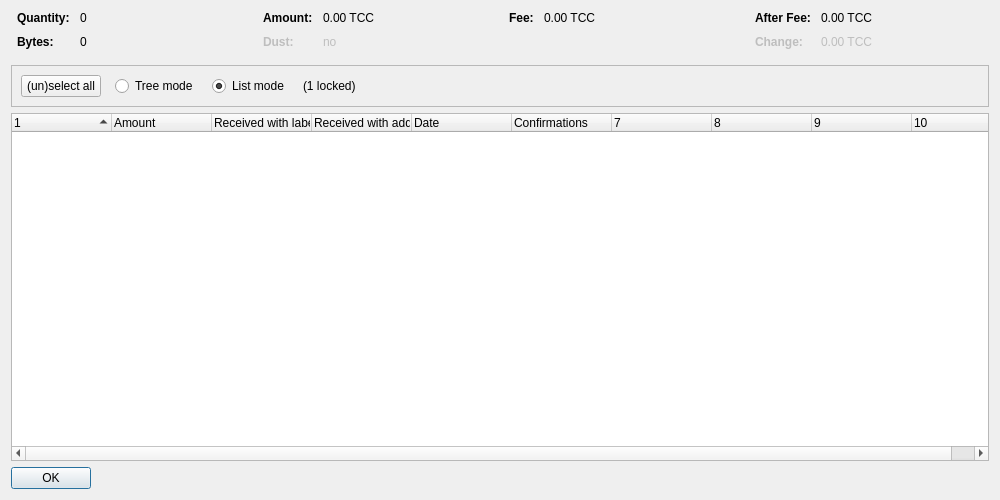
<?xml version="1.0" encoding="UTF-8"?>
<ui version="4.0">
 <class>CoinControlDialog</class>
 <widget class="QDialog" name="CoinControlDialog">
  <property name="geometry">
   <rect>
    <x>0</x>
    <y>0</y>
    <width>1000</width>
    <height>500</height>
   </rect>
  </property>
  <property name="windowTitle">
   <string>Coin Selection</string>
  </property>
  <layout class="QVBoxLayout" name="verticalLayout">
   <item>
    <layout class="QHBoxLayout" name="horizontalLayoutTop" stretch="0,0,0,0">
     <property name="topMargin">
      <number>0</number>
     </property>
     <property name="bottomMargin">
      <number>10</number>
     </property>
     <item>
      <layout class="QFormLayout" name="formLayoutCoinControl1">
       <property name="horizontalSpacing">
        <number>10</number>
       </property>
       <property name="verticalSpacing">
        <number>10</number>
       </property>
       <property name="leftMargin">
        <number>6</number>
       </property>
       <property name="rightMargin">
        <number>6</number>
       </property>
       <item row="0" column="0">
        <widget class="QLabel" name="labelCoinControlQuantityText">
         <property name="font">
          <font>
           <weight>75</weight>
           <bold>true</bold>
          </font>
         </property>
         <property name="text">
          <string>Quantity:</string>
         </property>
        </widget>
       </item>
       <item row="0" column="1">
        <widget class="QLabel" name="labelCoinControlQuantity">
         <property name="cursor">
          <cursorShape>IBeamCursor</cursorShape>
         </property>
         <property name="contextMenuPolicy">
          <enum>Qt::ActionsContextMenu</enum>
         </property>
         <property name="text">
          <string notr="true">0</string>
         </property>
         <property name="textInteractionFlags">
          <set>Qt::LinksAccessibleByMouse|Qt::TextSelectableByKeyboard|Qt::TextSelectableByMouse</set>
         </property>
        </widget>
       </item>
       <item row="1" column="0">
        <widget class="QLabel" name="labelCoinControlBytesText">
         <property name="font">
          <font>
           <weight>75</weight>
           <bold>true</bold>
          </font>
         </property>
         <property name="text">
          <string>Bytes:</string>
         </property>
        </widget>
       </item>
       <item row="1" column="1">
        <widget class="QLabel" name="labelCoinControlBytes">
         <property name="cursor">
          <cursorShape>IBeamCursor</cursorShape>
         </property>
         <property name="contextMenuPolicy">
          <enum>Qt::ActionsContextMenu</enum>
         </property>
         <property name="text">
          <string notr="true">0</string>
         </property>
         <property name="textInteractionFlags">
          <set>Qt::LinksAccessibleByMouse|Qt::TextSelectableByKeyboard|Qt::TextSelectableByMouse</set>
         </property>
        </widget>
       </item>
      </layout>
     </item>
     <item>
      <layout class="QFormLayout" name="formLayoutCoinControl2">
       <property name="horizontalSpacing">
        <number>10</number>
       </property>
       <property name="verticalSpacing">
        <number>10</number>
       </property>
       <property name="leftMargin">
        <number>6</number>
       </property>
       <property name="rightMargin">
        <number>6</number>
       </property>
       <item row="0" column="0">
        <widget class="QLabel" name="labelCoinControlAmountText">
         <property name="font">
          <font>
           <weight>75</weight>
           <bold>true</bold>
          </font>
         </property>
         <property name="text">
          <string>Amount:</string>
         </property>
        </widget>
       </item>
       <item row="0" column="1">
        <widget class="QLabel" name="labelCoinControlAmount">
         <property name="cursor">
          <cursorShape>IBeamCursor</cursorShape>
         </property>
         <property name="contextMenuPolicy">
          <enum>Qt::ActionsContextMenu</enum>
         </property>
         <property name="text">
          <string notr="true">0.00 TCC</string>
         </property>
         <property name="textInteractionFlags">
          <set>Qt::LinksAccessibleByMouse|Qt::TextSelectableByKeyboard|Qt::TextSelectableByMouse</set>
         </property>
        </widget>
       </item>
       <item row="1" column="0">
        <widget class="QLabel" name="labelCoinControlLowOutputText">
         <property name="enabled">
          <bool>false</bool>
         </property>
         <property name="font">
          <font>
           <weight>75</weight>
           <bold>true</bold>
          </font>
         </property>
         <property name="text">
          <string>Dust:</string>
         </property>
        </widget>
       </item>
       <item row="1" column="1">
        <widget class="QLabel" name="labelCoinControlLowOutput">
         <property name="enabled">
          <bool>false</bool>
         </property>
         <property name="cursor">
          <cursorShape>IBeamCursor</cursorShape>
         </property>
         <property name="contextMenuPolicy">
          <enum>Qt::ActionsContextMenu</enum>
         </property>
         <property name="text">
          <string notr="true">no</string>
         </property>
         <property name="textInteractionFlags">
          <set>Qt::LinksAccessibleByMouse|Qt::TextSelectableByKeyboard|Qt::TextSelectableByMouse</set>
         </property>
        </widget>
       </item>
      </layout>
     </item>
     <item>
      <layout class="QFormLayout" name="formLayoutCoinControl3">
       <property name="horizontalSpacing">
        <number>10</number>
       </property>
       <property name="verticalSpacing">
        <number>10</number>
       </property>
       <property name="leftMargin">
        <number>6</number>
       </property>
       <property name="rightMargin">
        <number>6</number>
       </property>
       <item row="0" column="0">
        <widget class="QLabel" name="labelCoinControlFeeText">
         <property name="font">
          <font>
           <weight>75</weight>
           <bold>true</bold>
          </font>
         </property>
         <property name="text">
          <string>Fee:</string>
         </property>
        </widget>
       </item>
       <item row="0" column="1">
        <widget class="QLabel" name="labelCoinControlFee">
         <property name="cursor">
          <cursorShape>IBeamCursor</cursorShape>
         </property>
         <property name="contextMenuPolicy">
          <enum>Qt::ActionsContextMenu</enum>
         </property>
         <property name="text">
          <string notr="true">0.00 TCC</string>
         </property>
         <property name="textInteractionFlags">
          <set>Qt::LinksAccessibleByMouse|Qt::TextSelectableByKeyboard|Qt::TextSelectableByMouse</set>
         </property>
        </widget>
       </item>
      </layout>
     </item>
     <item>
      <layout class="QFormLayout" name="formLayoutCoinControl4">
       <property name="horizontalSpacing">
        <number>10</number>
       </property>
       <property name="verticalSpacing">
        <number>10</number>
       </property>
       <property name="leftMargin">
        <number>6</number>
       </property>
       <property name="rightMargin">
        <number>6</number>
       </property>
       <item row="0" column="0">
        <widget class="QLabel" name="labelCoinControlAfterFeeText">
         <property name="font">
          <font>
           <weight>75</weight>
           <bold>true</bold>
          </font>
         </property>
         <property name="text">
          <string>After Fee:</string>
         </property>
        </widget>
       </item>
       <item row="0" column="1">
        <widget class="QLabel" name="labelCoinControlAfterFee">
         <property name="cursor">
          <cursorShape>IBeamCursor</cursorShape>
         </property>
         <property name="contextMenuPolicy">
          <enum>Qt::ActionsContextMenu</enum>
         </property>
         <property name="text">
          <string notr="true">0.00 TCC</string>
         </property>
         <property name="textInteractionFlags">
          <set>Qt::LinksAccessibleByMouse|Qt::TextSelectableByKeyboard|Qt::TextSelectableByMouse</set>
         </property>
        </widget>
       </item>
       <item row="1" column="0">
        <widget class="QLabel" name="labelCoinControlChangeText">
         <property name="enabled">
          <bool>false</bool>
         </property>
         <property name="font">
          <font>
           <weight>75</weight>
           <bold>true</bold>
          </font>
         </property>
         <property name="text">
          <string>Change:</string>
         </property>
        </widget>
       </item>
       <item row="1" column="1">
        <widget class="QLabel" name="labelCoinControlChange">
         <property name="enabled">
          <bool>false</bool>
         </property>
         <property name="cursor">
          <cursorShape>IBeamCursor</cursorShape>
         </property>
         <property name="contextMenuPolicy">
          <enum>Qt::ActionsContextMenu</enum>
         </property>
         <property name="text">
          <string notr="true">0.00 TCC</string>
         </property>
         <property name="textInteractionFlags">
          <set>Qt::LinksAccessibleByMouse|Qt::TextSelectableByKeyboard|Qt::TextSelectableByMouse</set>
         </property>
        </widget>
       </item>
      </layout>
     </item>
    </layout>
   </item>
   <item>
    <widget class="QFrame" name="frame">
     <property name="minimumSize">
      <size>
       <width>0</width>
       <height>40</height>
      </size>
     </property>
     <property name="frameShape">
      <enum>QFrame::StyledPanel</enum>
     </property>
     <property name="frameShadow">
      <enum>QFrame::Sunken</enum>
     </property>
     <layout class="QHBoxLayout" name="horizontalLayout">
      <item>
       <layout class="QHBoxLayout" name="horizontalLayoutPanel" stretch="0,0,0,0,0">
        <property name="spacing">
         <number>14</number>
        </property>
        <item>
         <widget class="QPushButton" name="pushButtonSelectAll">
          <property name="sizePolicy">
           <sizepolicy hsizetype="Maximum" vsizetype="Fixed">
            <horstretch>0</horstretch>
            <verstretch>0</verstretch>
           </sizepolicy>
          </property>
          <property name="text">
           <string>(un)select all</string>
          </property>
          <property name="autoDefault">
           <bool>false</bool>
          </property>
         </widget>
        </item>
        <item>
         <widget class="QRadioButton" name="radioTreeMode">
          <property name="sizePolicy">
           <sizepolicy hsizetype="Maximum" vsizetype="Fixed">
            <horstretch>0</horstretch>
            <verstretch>0</verstretch>
           </sizepolicy>
          </property>
          <property name="text">
           <string>Tree mode</string>
          </property>
         </widget>
        </item>
        <item>
         <widget class="QRadioButton" name="radioListMode">
          <property name="sizePolicy">
           <sizepolicy hsizetype="Maximum" vsizetype="Fixed">
            <horstretch>0</horstretch>
            <verstretch>0</verstretch>
           </sizepolicy>
          </property>
          <property name="text">
           <string>List mode</string>
          </property>
          <property name="checked">
           <bool>true</bool>
          </property>
         </widget>
        </item>
        <item>
         <widget class="QLabel" name="labelLocked">
          <property name="text">
           <string notr="true">(1 locked)</string>
          </property>
         </widget>
        </item>
        <item>
         <spacer name="horizontalSpacer">
          <property name="orientation">
           <enum>Qt::Horizontal</enum>
          </property>
          <property name="sizeHint" stdset="0">
           <size>
            <width>40</width>
            <height>20</height>
           </size>
          </property>
         </spacer>
        </item>
       </layout>
      </item>
     </layout>
    </widget>
   </item>
   <item>
    <widget class="CoinControlTreeWidget" name="treeWidget">
     <property name="contextMenuPolicy">
      <enum>Qt::CustomContextMenu</enum>
     </property>
     <property name="sortingEnabled">
      <bool>false</bool>
     </property>
     <property name="columnCount">
      <number>10</number>
     </property>
     <attribute name="headerShowSortIndicator" stdset="0">
      <bool>true</bool>
     </attribute>
     <attribute name="headerStretchLastSection">
      <bool>false</bool>
     </attribute>
     <column>
      <property name="text">
       <string/>
      </property>
     </column>
     <column>
      <property name="text">
       <string>Amount</string>
      </property>
     </column>
     <column>
      <property name="text">
       <string>Received with label</string>
      </property>
     </column>
     <column>
      <property name="text">
       <string>Received with address</string>
      </property>
     </column>
     <column>
      <property name="text">
       <string>Date</string>
      </property>
     </column>
     <column>
      <property name="text">
       <string>Confirmations</string>
      </property>
      <property name="toolTip">
       <string>Confirmed</string>
      </property>
     </column>
     <column>
      <property name="text">
       <string/>
      </property>
     </column>
     <column>
      <property name="text">
       <string/>
      </property>
     </column>
     <column>
      <property name="text">
       <string/>
      </property>
     </column>
     <column>
      <property name="text">
       <string/>
      </property>
     </column>
    </widget>
   </item>
   <item>
    <widget class="QDialogButtonBox" name="buttonBox">
     <property name="sizePolicy">
      <sizepolicy hsizetype="Maximum" vsizetype="Fixed">
       <horstretch>0</horstretch>
       <verstretch>0</verstretch>
      </sizepolicy>
     </property>
     <property name="orientation">
      <enum>Qt::Horizontal</enum>
     </property>
     <property name="standardButtons">
      <set>QDialogButtonBox::Ok</set>
     </property>
    </widget>
   </item>
  </layout>
 </widget>
 <customwidgets>
  <customwidget>
   <class>CoinControlTreeWidget</class>
   <extends>QTreeWidget</extends>
   <header>qt/coincontroltreewidget.h</header>
  </customwidget>
 </customwidgets>
 <resources/>
 <connections/>
</ui>
